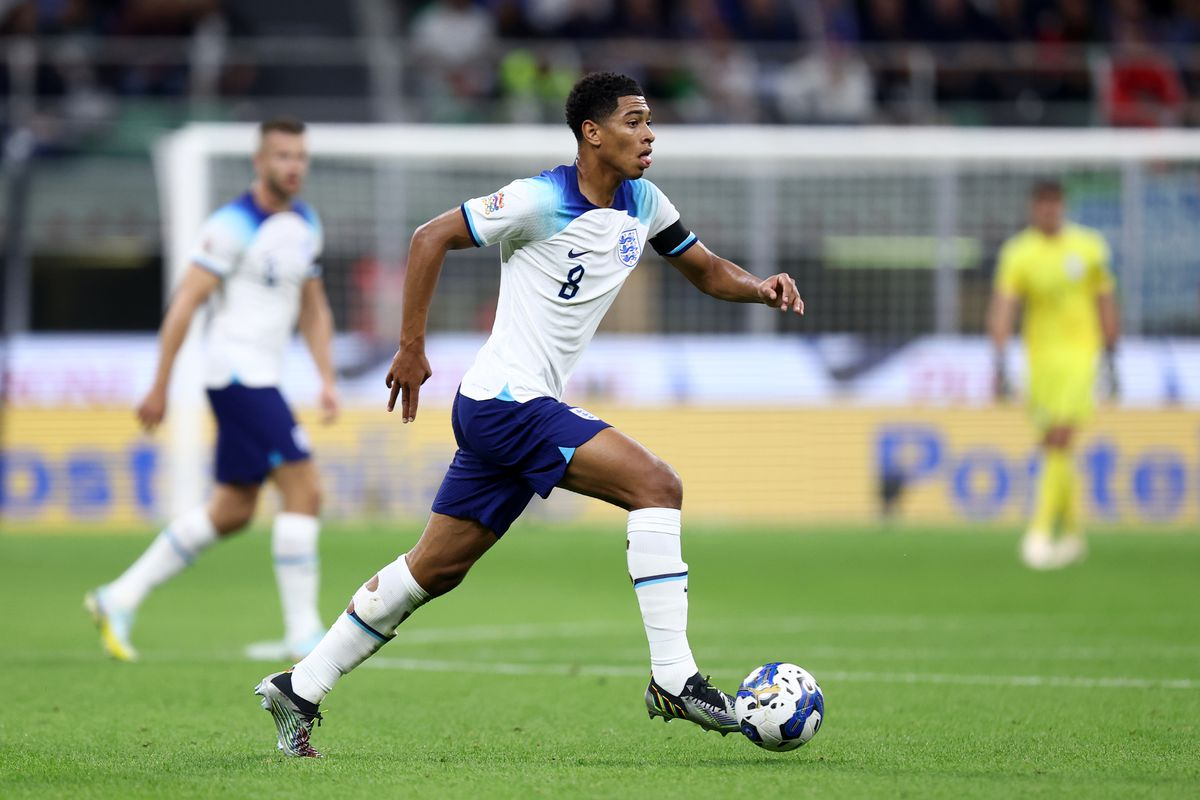
#> input picture EXPERIMENT 02/bellingam.jpg, 1200 x 800 px, found by its file name
$ python boders_demo.py
#> lines starting #> are read from the running program, lines starting #| are printed output that depends on the picture
import cv2
import numpy as np
import matplotlib.pyplot as plt

img = cv2.imread('EXPERIMENT 02/bellingam.jpg', 1)
#> img is the input picture: shape (800, 1200, 3); mean B, G, R 115.5, 141.5, 130.8
img = cv2.resize(img, (400, 300))
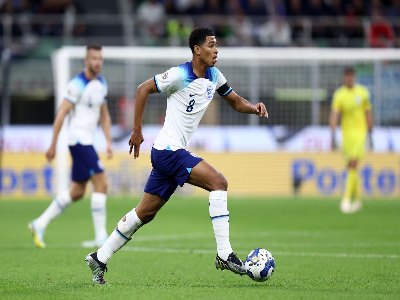
#> img: shape (300, 400, 3); mean B, G, R 115.5, 141.5, 130.8

reflect = cv2.copyMakeBorder(img, 50, 50, 50, 50, cv2.BORDER_REFLECT)
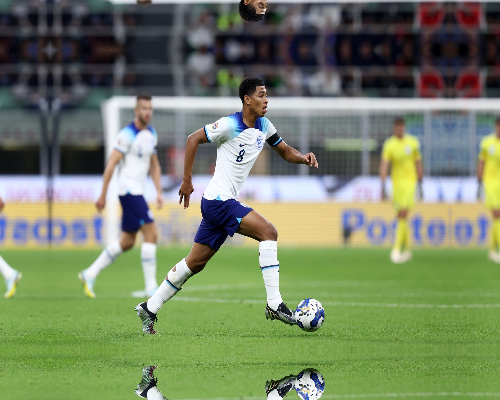
#> reflect: shape (400, 500, 3); mean B, G, R 102.5, 131.7, 119.1
replicate = cv2.copyMakeBorder(img, 50, 50, 50, 50, cv2.BORDER_REPLICATE)
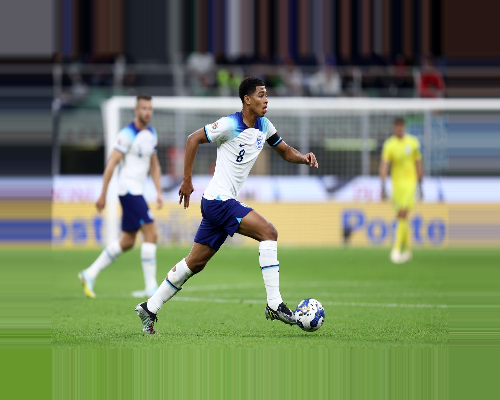
#> replicate: shape (400, 500, 3); mean B, G, R 98, 127.4, 114.5
constant = cv2.copyMakeBorder(img, 50, 50, 50, 50, cv2.BORDER_CONSTANT, value=(0, 0, 255))
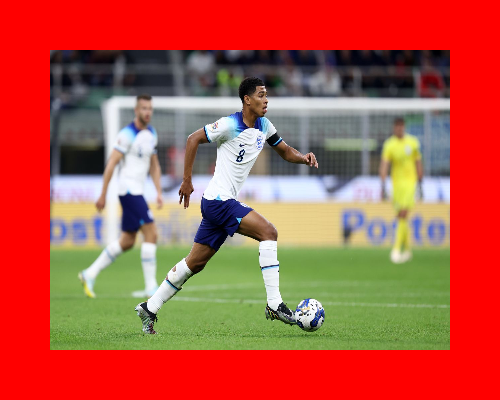
#> constant: shape (400, 500, 3); mean B, G, R 69.3, 84.9, 180.5
wrap = cv2.copyMakeBorder(img, 50, 50, 50, 50, cv2.BORDER_WRAP)
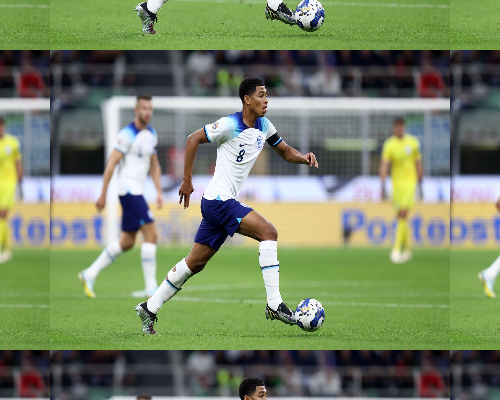
#> wrap: shape (400, 500, 3); mean B, G, R 102.5, 131.7, 119.1
reflect101 = cv2.copyMakeBorder(img, 50, 50, 50, 50, cv2.BORDER_REFLECT_101)


plt.subplot(2, 3, 1)
plt.imshow(img, cmap='gray')
plt.title('Original')

plt.subplot(2, 3, 2)
plt.imshow(reflect, cmap='gray')
plt.title('Reflect')

plt.subplot(2, 3, 3)
plt.imshow(replicate, cmap='gray')
plt.title('Replicate')

plt.subplot(2, 3, 4)
plt.imshow(constant, cmap='gray')
plt.title('Constant')

plt.subplot(2, 3, 5)
plt.imshow(wrap, cmap='gray')
plt.title('Wrap')

plt.subplot(2, 3, 6)
plt.imshow(reflect101, cmap='gray')
plt.title('Reflect 101')

plt.show()
#> figure, not shown here; B, G, R data is drawn as R, G, B

$ run again, with EXPERIMENT 02/n2.png saved as EXPERIMENT 02/bellingam.jpg
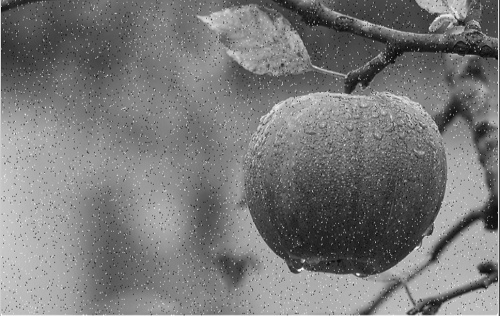
#> input picture EXPERIMENT 02/n2.png, 500 x 316 px, found by its file name
#> img is the input picture: shape (316, 500, 3); min 5, max 255, mean 120.8
#> `img = cv2.resize(img, (400, 300))`:
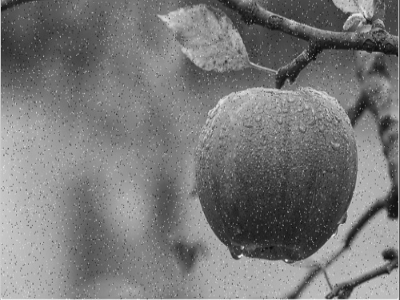
#> img: shape (300, 400, 3); min 11, max 248, mean 120.7
#> `reflect101 = cv2.copyMakeBorder(img, 50, 50, 50, 50, cv2.BORDER_REFLEC..`:
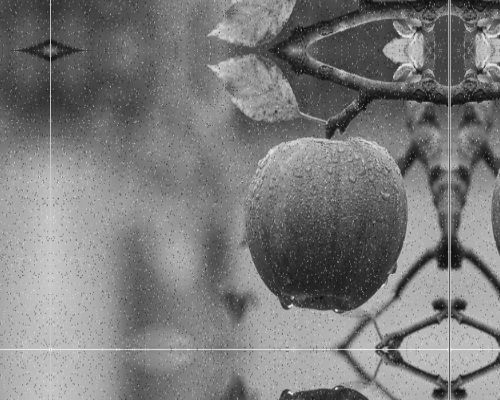
#> reflect101: shape (400, 500, 3); min 11, max 248, mean 123.3
